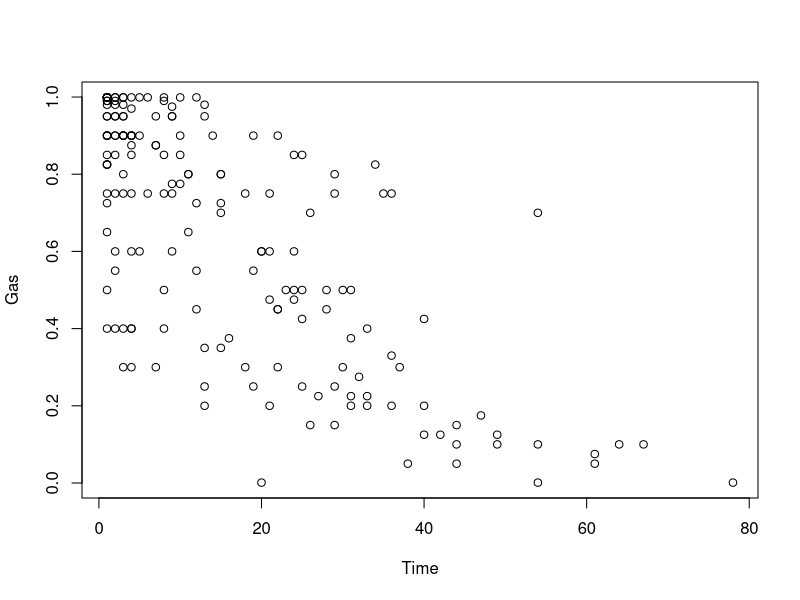
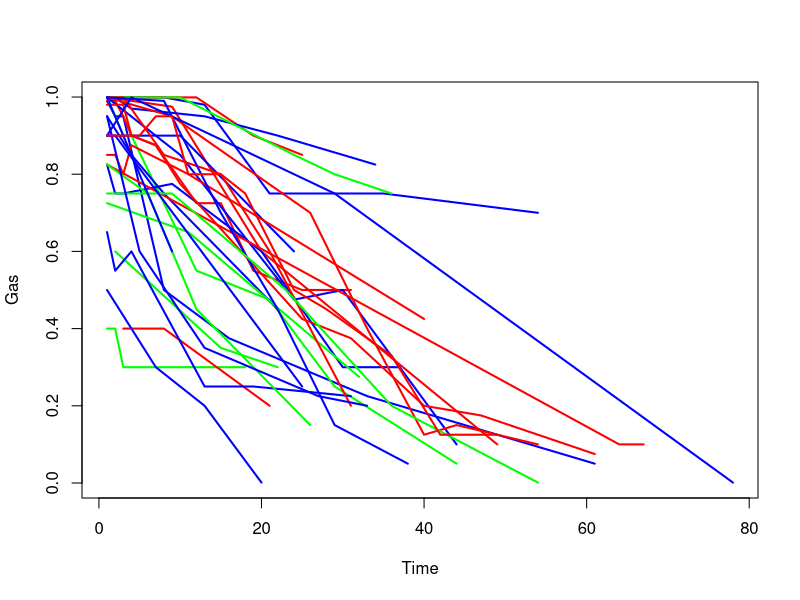
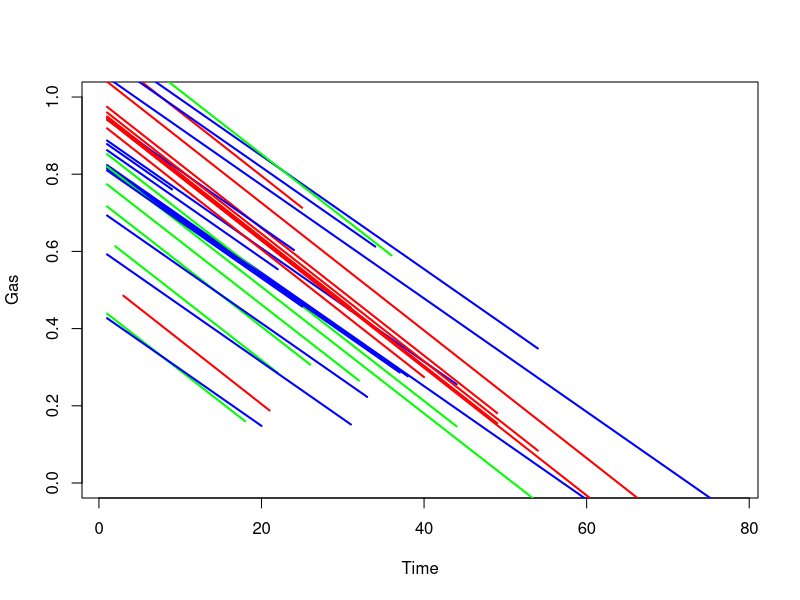
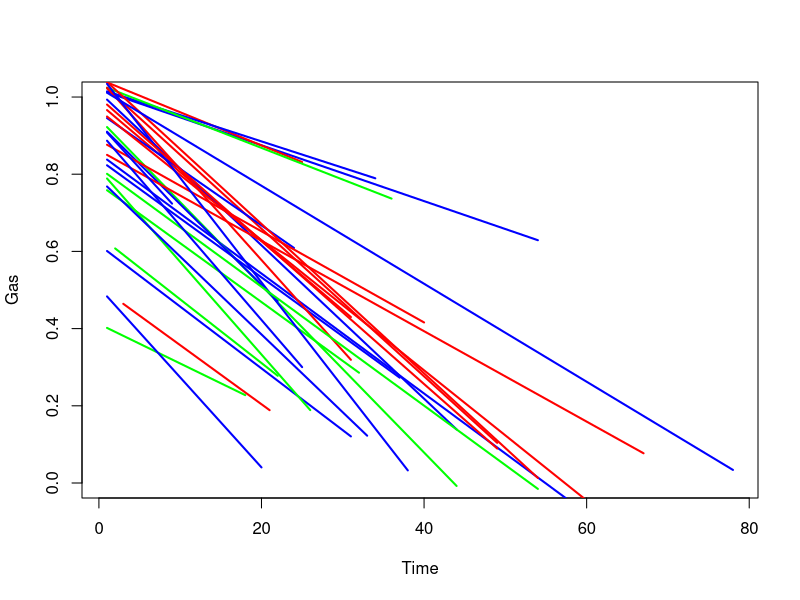
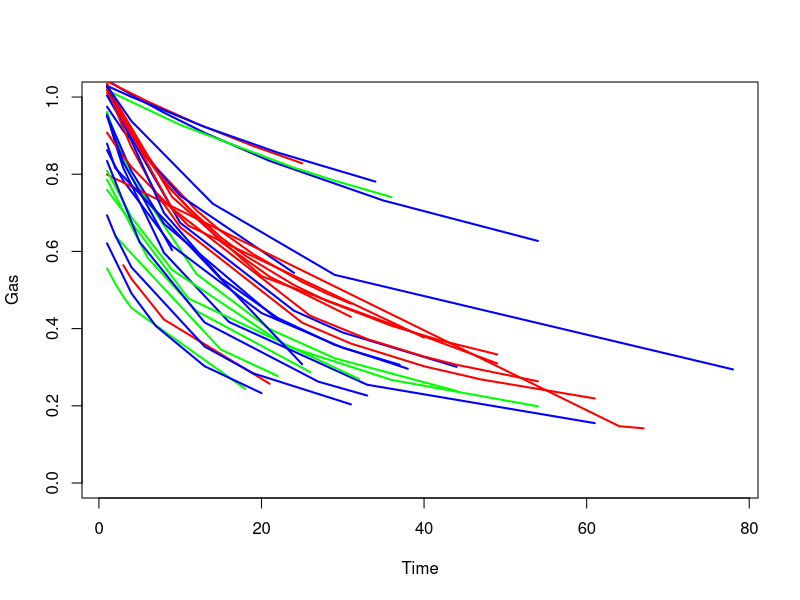

Write the R code that produced these figures, in order. (Note: this script raises an error after producing the figures.)
### Statistical Modeling 2
### Generalized Linear Mixed Models
### 2021

############################
### Example 2.1


data<-read.table("retinal.txt", sep="\t", dec=".", header=TRUE)
attach(data)

plot(Time, Gas)


plot(Time, Gas, type="n")
for(i in 1:length(levels(factor(ID)))){

osa<-data[ID==i,]

if(osa$Level[1]=="15%"){
lines(osa$Time, osa$Gas, lwd=2, col="green")
}
if(osa$Level[1]=="20%"){
lines(osa$Time, osa$Gas, lwd=2, col="blue")
}
if(osa$Level[1]=="25%"){
lines(osa$Time, osa$Gas, lwd=2, col="red")
}}

## a)

library(lme4)

model.simple<-lmer(Gas~Level*Time+(1|ID), data=data)
summary(model.simple)
fixef(model.simple)
ranef(model.simple)

pred.data<-data.frame(data, pred=predict(model.simple, newdata=data, re.form=NA))
pred.data<-data.frame(data, pred=predict(model.simple, newdata=data, type="response"))

plot(Time, Gas, type="n")
for(i in 1:length(levels(factor(ID)))){
osa<-pred.data[ID==i,]
if(osa$Level[1]=="15%"){
lines(osa$Time, osa$pred, lwd=2, col="green")
}
if(osa$Level[1]=="20%"){
lines(osa$Time, osa$pred, lwd=2, col="blue")
}
if(osa$Level[1]=="25%"){
lines(osa$Time, osa$pred, lwd=2, col="red")
}}

##

model<-lmer(Gas~Level*Time+(1+Time|ID), data=data)
summary(model)

pred.data<-data.frame(data, pred=predict(model, newdata=data))
plot(Time, Gas, type="n")
for(i in 1:length(levels(factor(ID)))){
osa<-pred.data[ID==i,]
if(osa$Level[1]=="15%"){
lines(osa$Time, osa$pred, lwd=2, col="green")
}
if(osa$Level[1]=="20%"){
lines(osa$Time, osa$pred, lwd=2, col="blue")
}
if(osa$Level[1]=="25%"){
lines(osa$Time, osa$pred, lwd=2, col="red")
}}


model.log<-glmer(Gas~Level*Time+(1+Time|ID),family=gaussian(link="log"), data=data)
summary(model.log)

model.inverse<-glmer(Gas~Level*Time+(1+Time|ID),family=gaussian(link="inverse"), data=data)
summary(model.inverse)

pred.data<-data.frame(data, pred=predict(model.inverse, newdata=data, type="response"))
plot(Time, Gas, type="n")
for(i in 1:length(levels(factor(ID)))){
osa<-pred.data[ID==i,]
if(osa$Level[1]=="15%"){
lines(osa$Time, osa$pred, lwd=2, col="green")
}
if(osa$Level[1]=="20%"){
lines(osa$Time, osa$pred, lwd=2, col="blue")
}
if(osa$Level[1]=="25%"){
lines(osa$Time, osa$pred, lwd=2, col="red")
}}

AIC(model)
AIC(model.log)
AIC(model.inverse)


model.Gamma<-glmer(Gas~Level*Time+(1+Time|ID),family=Gamma(link="log"), data=data)
summary(model.Gamma)

model.IG<-glmer(Gas~Level*Time+(1+Time|ID),family=inverse.gaussian(link="log"), data=data)
summary(model.IG)



pred.data<-data.frame(data, pred=predict(model.Gamma, newdata=data, type="response"))
plot(Time, Gas, type="n")
for(i in 1:length(levels(factor(ID)))){
osa<-pred.data[ID==i,]
if(osa$Level[1]=="15%"){
lines(osa$Time, osa$pred, lwd=2, col="green")
}
if(osa$Level[1]=="20%"){
lines(osa$Time, osa$pred, lwd=2, col="blue")
}
if(osa$Level[1]=="25%"){
lines(osa$Time, osa$pred, lwd=2, col="red")
}}


## b)

newdata<-data.frame(ID=12, Level="15%", Time=20)
mu.hat<-predict(model.Gamma, newdata=newdata, type="response", re.form=NA)
mu.hat

mu.pred<-predict(model.Gamma, newdata=newdata, type="response")
mu.pred

## normal distribution

mu.hat<-predict(model.log, newdata=newdata, type="response", re.form=NA)
mu.hat

mu.pred<-predict(model.log, newdata=newdata, type="response")
mu.pred



## c)

model.H0<-glmer(Gas~Time+(1+Time|ID),family=Gamma(link="log"), data=data)
anova(model.H0, model.Gamma)


model.H0<-glmer(Gas~Time+(1+Time|ID),family=gaussian(link="log"), data=data)
anova(model.H0, model.log)



## d)

VarCorr(model.Gamma)
print(VarCorr(model.Gamma), comp="Variance")

phi<-sigma(model.Gamma)^2

ST<-getME(model.Gamma, "ST")$ID
S<-diag(diag(ST))
T<-ST-S+diag(2)
F<-T%*%S%*%S%*%t(T)
cov.bi<-phi*F
cov.bi

## normal distribution

sigma2<-sigma(model.log)^2

ST<-getME(model.log, "ST")$ID
S<-diag(diag(ST))
T<-ST-S+diag(2)
F<-T%*%S%*%S%*%t(T)
cov.bi<-sigma2*F
cov.bi



## e)

### Parametric bootstrap method

model.Gamma<-glmer(Gas~Level*Time+(1+Time|ID),family=Gamma(link="log"), data=data)

n<-dim(data)[1]
newdata<-data.frame(ID=12, Level="15%", Time=20)

mupred<-predict(model.Gamma, newdata=data, type="response")
varerror<-(sigma(model.Gamma)^2)*mupred^2

a.hat<-(mupred^2)/varerror
s.hat<-varerror/mupred

yf.star<-numeric()

for(b in 1:100){

yb<-rgamma(n, shape=a.hat,scale=s.hat)
model.b<-glmer(yb~Level*Time+(1+Time|ID),family=Gamma(link="log"), data=data)
mupred.star<-predict(model.b, newdata=newdata, type="response")
varerror.star<-(sigma(model.b)^2)*mupred.star^2
a.star<-(mupred.star^2)/varerror.star
s.star<-varerror.star/mupred.star
yf.star[b]<-rgamma(1, shape=a.star,scale=s.star)

}

lower.bound<-quantile(yf.star, 0.1)
upper.bound<-quantile(yf.star, 0.9)
lower.bound
upper.bound

## normal distribution 

n<-dim(data)[1]
newdata<-data.frame(ID=12, Level="15%", Time=20)

mupred<-predict(model.log, newdata=data, type="response")
varerror<-(sigma(model.log)^2)
yf.star<-numeric()

for(b in 1:100){

yb<-abs(rnorm(n, mean=mupred,sd=sqrt(varerror)))
model.b<-glmer(yb~Level*Time+(1+Time|ID),family=gaussian(link="log"), data=data)
mupred.star<-predict(model.b, newdata=newdata, type="response")
varerror.star<-(sigma(model.b)^2)
yf.star[b]<-rnorm(1, mean=mupred.star,sd=sqrt(varerror.star))

}

lower.bound<-quantile(yf.star, 0.1)
upper.bound<-quantile(yf.star, 0.9)
lower.bound
upper.bound


### Estimated quantiles method

newdata<-data.frame(ID=12, Level="15%", Time=20)
mupred<-predict(model.Gamma, newdata=newdata, type="response")
varerror<-(sigma(model.Gamma)^2)*mupred^2

a.hat<-(mupred^2)/varerror
s.hat<-varerror/mupred

lower<-qgamma(0.1, shape=a.hat,scale=s.hat)
upper<-qgamma(0.9, shape=a.hat,scale=s.hat)
lower
upper

## normal distribution 

newdata<-data.frame(ID=12, Level="15%", Time=20)
mupred<-predict(model.log, newdata=newdata, type="response")
varerror<-(sigma(model.log)^2)

lower<-qnorm(0.1, mean=mupred, sd=sqrt(varerror))
upper<-qnorm(0.9, mean=mupred, sd=sqrt(varerror))
lower
upper


############################
### Example 2.2

data<-read.table("ratescancer.txt", sep="\t", dec=".", header=TRUE)
attach(data)

interaction.plot(age, city, (cases/pop))

library(lme4)
model<-glmer(cases~offset(log(pop))+age+(1|city), data=data, family=poisson(link="log"))
summary(model)

model.nb<-glmer.nb(cases~offset(log(pop))+age+(1|city), data=data)
summary(model.nb)
getME(model.nb, "glmer.nb.theta")

predict(model, newdata=data, type="response")

### a)

newdata<-data.frame(city="Kolding", age="70-74", pop=535)

muhat<-predict(model, newdata=newdata, type="response", re.form=NA)
ratio.hat<-muhat/newdata$pop
ratio.hat

mupred<-predict(model, newdata=newdata, type="response")
ratio.pred<-mupred/newdata$pop
ratio.pred

ranef(model)
ratio.hat*exp(ranef(model)$city[3,1])

## plotting with whole data

muhat<-predict(model, newdata=data, type="response", re.form=NA)
ratio.hat<-muhat/data$pop
mupred<-predict(model, newdata=data, type="response")
ratio.pred<-mupred/data$pop

par(mfrow=c(2,2))
interaction.plot(age, city, (cases/pop))
interaction.plot(age, city, ratio.hat)
interaction.plot(age, city, ratio.pred)

### b)

model.H0<-glmer(cases~offset(log(pop))+(1|city), data=data, family=poisson(link="log"))
summary(model.H0)
anova(model.H0, model) # Not reliable

k1<-c(0,1,0,0,0,0)
k2<-c(0,0,1,0,0,0)
k3<-c(0,0,0,1,0,0)
k4<-c(0,0,0,0,1,0)
k5<-c(0,0,0,0,0,1)

K<-cbind(k1,k2,k3,k4,k5)
beta<-t(t(fixef(model)))

Wald<-t(beta)%*%K%*%solve(t(K)%*%vcov(model)%*%K)%*%t(K)%*%beta
Wald
p.value<-1-pchisq(as.numeric(Wald), df=5)
p.value


### c)

### Parametric bootstrap method

n<-dim(data)[1]
newdata<-data.frame(city="Kolding", age="70-74", pop=535)
mupred.new<-predict(model, newdata=newdata, type="response")
ratio.new<-mupred.new/newdata$pop
ratio.new

mupred<-predict(model, newdata=data, type="response")
yf.star<-numeric()

for(b in 1:1000){

yb<-rpois(n, lambda=mupred)
data.b<-data.frame(yb,data)
model.b<-glmer(yb~offset(log(pop))+age+(1|city), data=data.b, family=poisson(link="log"))
mupred.star<-predict(model.b, newdata=newdata, type="response")
yf.star[b]<-rpois(1, lambda=mupred.star)

}

lower.bound<-quantile(yf.star, 0.1)/newdata$pop
upper.bound<-quantile(yf.star, 0.9)/newdata$pop
lower.bound
upper.bound


### Estimated quantiles method

newdata<-data.frame(city="Kolding", age="70-74", pop=535)
mupred.new<-predict(model, newdata=newdata, type="response")

lowerRatio.bound<-qpois(0.1, lambda=mupred.new)/newdata$pop
upperRatio.bound<-qpois(0.9, lambda=mupred.new)/newdata$pop
lowerRatio.bound
upperRatio.bound

#################


############################
### Example 2.3

data<-read.table("kneepain.txt", sep="\t", dec=".", header=TRUE)
attach(data)

plot(data$T,jitter(data$Y, amount=0.05))
id<-as.numeric(levels(factor(data$N)))

par(mfrow=c(2,2))
plot(data$T,jitter(data$Y, amount=0.05), type="n")
lines(data$T[data$N==id[1]],jitter(data$Y[data$N==id[1]], amount=0.05), col="red")
plot(data$T,jitter(data$Y, amount=0.05), type="n")
lines(data$T[data$N==id[2]],jitter(data$Y[data$N==id[2]], amount=0.05), col="red")
plot(data$T,jitter(data$Y, amount=0.05), type="n")
lines(data$T[data$N==id[4]],jitter(data$Y[data$N==id[4]], amount=0.05), col="blue")
plot(data$T,jitter(data$Y, amount=0.05), type="n")
lines(data$T[data$N==id[5]],jitter(data$Y[data$N==id[5]], amount=0.05), col="blue")

library(lme4)


model.1<-glmer(Y~T+factor(Th)+factor(Sex)+(1|N), data=data, family=binomial(link="logit"))
summary(model.1)

model.2<-glmer(Y~T+factor(Th)+factor(Sex)+(1+T|N), data=data, family=binomial(link="logit"))
summary(model.2)

model.22<-glmer(Y~T+factor(Th)+factor(Sex)+(1|N)+(T-1|N), data=data, family=binomial(link="logit"))
summary(model)

### a)

## M1

newdata<-data.frame(N=127, Th=2, Sex=0, T=11)
mupred<-predict(model.1, newdata=newdata, type="response", se.fit=TRUE)
mupred

newdata<-data.frame(N=1, Th=1, Sex=1, T=11)
mupred<-predict(model.1, newdata=newdata, type="response")
mupred

## M2

newdata<-data.frame(N=127, Th=2, Sex=0, T=11)
mupred<-predict(model.2, newdata=newdata, type="response", se.fit=TRUE)
mupred

newdata<-data.frame(N=1, Th=1, Sex=1, T=11)
mupred<-predict(model.2, newdata=newdata, type="response")
mupred

### b)

model.H0<-glmer(Y~T+factor(Sex)+(1|N), data=data, family=binomial(link="logit"))
summary(model.H0)
anova(model.H0,model.1)

model.H0<-glmer(Y~T+factor(Sex)+(1+T|N), data=data, family=binomial(link="logit"))
summary(model.H0)
anova(model.H0,model.2)


### c)

ST<-getME(model.2, "ST")$N
S<-diag(diag(ST))
T<-ST-S+diag(2)
F<-T%*%S%*%S%*%t(T)
cov.bi<-F
cov.bi
1.912347/sqrt(0.8643005*4.231250)

### d)

n<-dim(data)[1]
newdata<-data.frame(Th=1, Sex=1, T=3)
muhat.new<-predict(model.1, newdata=newdata, type="response", re.form=NA)
YS.pred<-100*muhat.new

mupred<-predict(model.1, newdata=data, type="response")

e.b<-numeric()

for(b in 1:1000){

yb<-numeric()
for(i in 1:n){

yb[i]<-sample(0:1,1,prob=c(1-mupred[i],mupred[i]))

}

model.b<-glmer(yb~T+factor(Th)+factor(Sex)+(1|N), data=data, family=binomial(link="logit"))
muhat.star<-predict(model.b, newdata=newdata, type="response", re.form=NA)
YS.predB<-100*muhat.star

yf.b<-sample(0:1,100,prob=c(1-muhat.star,muhat.star), replace=TRUE)

e.b[b]<-sum(yf.b)-YS.predB

}

var.error<-var(e.b)
var.error

z<-qnorm(c(0.1), lower.tail=FALSE)
lower.bound<-YS.pred-z*sqrt(var.error)
upper.bound<-YS.pred+z*sqrt(var.error)
lower.bound
upper.bound




